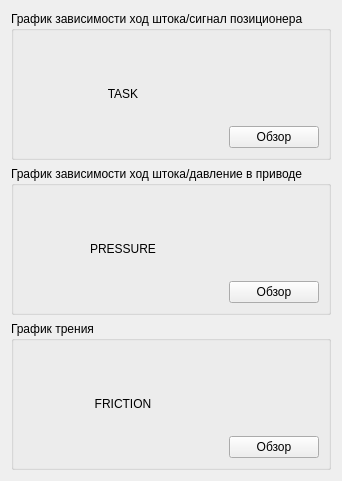
          <widget class="QWidget" name="images">
           <attribute name="title">
            <string>Выбор изображений</string>
           </attribute>
           <layout class="QHBoxLayout" name="horizontalLayout_24">
            <item>
             <layout class="QVBoxLayout" name="verticalLayout_imagesChart">
              <item>
               <widget class="QGroupBox" name="groupBox_imageChartTask">
                <property name="title">
                 <string>График зависимости ход штока/сигнал позиционера</string>
                </property>
                <layout class="QHBoxLayout" name="horizontalLayout_25">
                 <item>
                  <widget class="QLabel" name="label_imageChartTask">
                   <property name="enabled">
                    <bool>true</bool>
                   </property>
                   <property name="sizePolicy">
                    <sizepolicy hsizetype="Preferred" vsizetype="Preferred">
                     <horstretch>0</horstretch>
                     <verstretch>0</verstretch>
                    </sizepolicy>
                   </property>
                   <property name="minimumSize">
                    <size>
                     <width>200</width>
                     <height>108</height>
                    </size>
                   </property>
                   <property name="maximumSize">
                    <size>
                     <width>200</width>
                     <height>108</height>
                    </size>
                   </property>
                   <property name="text">
                    <string>TASK</string>
                   </property>
                   <property name="scaledContents">
                    <bool>true</bool>
                   </property>
                   <property name="alignment">
                    <set>Qt::AlignmentFlag::AlignCenter</set>
                   </property>
                   <property name="wordWrap">
                    <bool>true</bool>
                   </property>
                  </widget>
                 </item>
                 <item>
                  <layout class="QVBoxLayout" name="verticalLayout_imageChartTask">
                   <item>
                    <spacer name="verticalSpacer_imageChartTask">
                     <property name="orientation">
                      <enum>Qt::Orientation::Vertical</enum>
                     </property>
                     <property name="sizeHint" stdset="0">
                      <size>
                       <width>20</width>
                       <height>40</height>
                      </size>
                     </property>
                    </spacer>
                   </item>
                   <item>
                    <widget class="QPushButton" name="pushButton_imageChartTask">
                     <property name="text">
                      <string>Обзор</string>
                     </property>
                    </widget>
                   </item>
                  </layout>
                 </item>
                </layout>
               </widget>
              </item>
              <item>
               <widget class="QGroupBox" name="groupBox_imageChartPressure">
                <property name="title">
                 <string>График зависимости ход штока/давление в приводе</string>
                </property>
                <layout class="QHBoxLayout" name="horizontalLayout_26">
                 <item>
                  <widget class="QLabel" name="label_imageChartPressure">
                   <property name="sizePolicy">
                    <sizepolicy hsizetype="Preferred" vsizetype="Preferred">
                     <horstretch>0</horstretch>
                     <verstretch>0</verstretch>
                    </sizepolicy>
                   </property>
                   <property name="minimumSize">
                    <size>
                     <width>200</width>
                     <height>108</height>
                    </size>
                   </property>
                   <property name="maximumSize">
                    <size>
                     <width>200</width>
                     <height>108</height>
                    </size>
                   </property>
                   <property name="text">
                    <string>PRESSURE</string>
                   </property>
                   <property name="scaledContents">
                    <bool>true</bool>
                   </property>
                   <property name="alignment">
                    <set>Qt::AlignmentFlag::AlignCenter</set>
                   </property>
                   <property name="wordWrap">
                    <bool>true</bool>
                   </property>
                  </widget>
                 </item>
                 <item>
                  <layout class="QVBoxLayout" name="verticalLayout_imageChartPressure">
                   <item>
                    <spacer name="verticalSpacer_imageChartPressure">
                     <property name="orientation">
                      <enum>Qt::Orientation::Vertical</enum>
                     </property>
                     <property name="sizeHint" stdset="0">
                      <size>
                       <width>20</width>
                       <height>40</height>
                      </size>
                     </property>
                    </spacer>
                   </item>
                   <item>
                    <widget class="QPushButton" name="pushButton_imageChartPressure">
                     <property name="text">
                      <string>Обзор</string>
                     </property>
                    </widget>
                   </item>
                  </layout>
                 </item>
                </layout>
               </widget>
              </item>
              <item>
               <widget class="QGroupBox" name="groupBox_imageChartFriction">
                <property name="title">
                 <string>График трения</string>
                </property>
                <layout class="QHBoxLayout" name="horizontalLayout_27">
                 <item>
                  <widget class="QLabel" name="label_imageChartFriction">
                   <property name="minimumSize">
                    <size>
                     <width>200</width>
                     <height>108</height>
                    </size>
                   </property>
                   <property name="maximumSize">
                    <size>
                     <width>200</width>
                     <height>108</height>
                    </size>
                   </property>
                   <property name="text">
                    <string>FRICTION</string>
                   </property>
                   <property name="scaledContents">
                    <bool>true</bool>
                   </property>
                   <property name="alignment">
                    <set>Qt::AlignmentFlag::AlignCenter</set>
                   </property>
                   <property name="wordWrap">
                    <bool>true</bool>
                   </property>
                  </widget>
                 </item>
                 <item>
                  <layout class="QVBoxLayout" name="verticalLayout_imageChartFriction">
                   <item>
                    <spacer name="verticalSpacer_imageChartFriction">
                     <property name="orientation">
                      <enum>Qt::Orientation::Vertical</enum>
                     </property>
                     <property name="sizeHint" stdset="0">
                      <size>
                       <width>20</width>
                       <height>40</height>
                      </size>
                     </property>
                    </spacer>
                   </item>
                   <item>
                    <widget class="QPushButton" name="pushButton_imageChartFriction">
                     <property name="text">
                      <string>Обзор</string>
                     </property>
                    </widget>
                   </item>
                  </layout>
                 </item>
                </layout>
               </widget>
              </item>
             </layout>
            </item>
            <item>
             <spacer name="horizontalSpacer_18">
              <property name="orientation">
               <enum>Qt::Orientation::Horizontal</enum>
              </property>
              <property name="sizeHint" stdset="0">
               <size>
                <width>0</width>
                <height>0</height>
               </size>
              </property>
             </spacer>
            </item>
           </layout>
          </widget>
